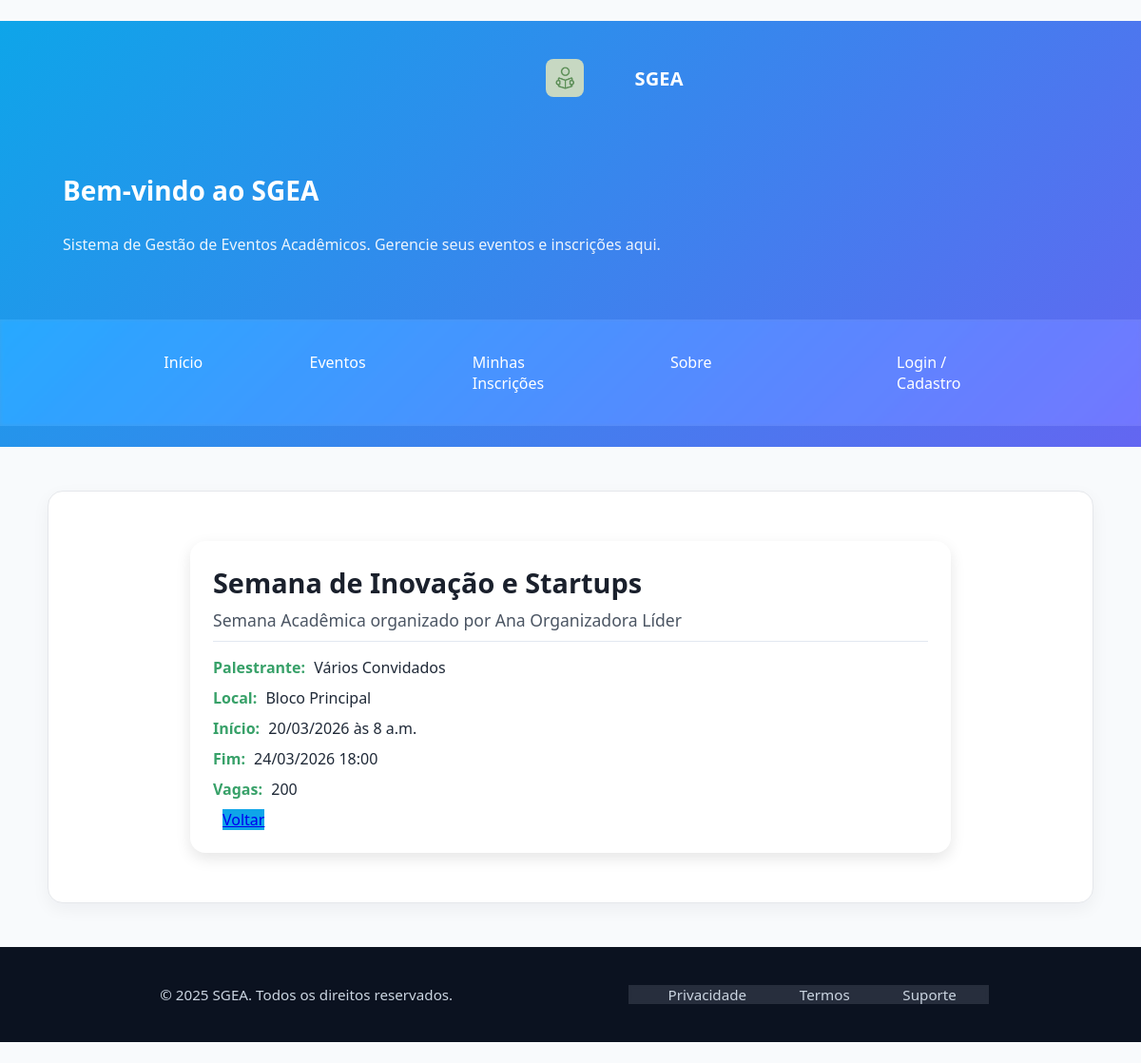
The page /eventos/4 on the database its author committed.
### aulaweb/models.py (models this page shows, shortened)
class Evento(models.Model):
    tipo_evento = models.CharField(max_length=20, choices=TIPOS_EVENTO)
    nome = models.CharField(max_length=200, db_column='nome')
    data_inicial = models.DateTimeField()
    data_final = models.DateTimeField()
    horario = models.TimeField()
    local = models.CharField(max_length=100)
    palestrante_nome = models.CharField(max_length=150, blank=True, null=True, help_text='Nome do Palestrante ou Convidado')
    quantidade_participantes = models.PositiveIntegerField(
        help_text='Limite de inscrições para o evento'
    )
    organizador_responsavel = models.ForeignKey(
        Usuario,
        on_delete=models.SET_NULL,
        related_name='eventos_organizados',
        null=True
    )
    data_criacao = models.DateTimeField(auto_now_add=True)
    data_atualizacao = models.DateTimeField(auto_now=True)
    class Meta:
        db_table = "evento"
        ordering = ["data_inicial", "horario"]
        verbose_name = "Evento"
        verbose_name_plural = "Eventos"

class Usuario(models.Model):
    nome = models.CharField(max_length=150, db_column='nome')
    telefone = models.CharField(max_length=15, blank=True, null=True)
    instituicao_ensino = models.CharField(
        max_length=100,
        blank=True,
        null=True,
        help_text='Obrigatório para alunos e professores'
    )
    perfil = models.CharField(max_length=15, choices=PERFIS_USUARIO)
    data_criacao = models.DateTimeField(auto_now_add=True)
    data_atualizacao = models.DateTimeField(auto_now=True)
    class Meta:
        db_table = "usuario"
        ordering = ["nome"]
        verbose_name = "Usuário"
        verbose_name_plural = "Usuários"

### aulaweb/views.py (the view)
# urls.py: path('eventos/<int:id>', views.detalhar_evento, name='detalhar_evento'),
def detalhar_evento(request, id):
    evento = get_object_or_404(Evento, pk=id)
    inscricoes = Inscricao.objects.filter(evento=evento)
    return render(request, 'aulaweb/evento/detail_evento.html',
                  {'evento': evento, 'inscricoes': inscricoes})

### aulaweb/templates/aulaweb/evento/detail_evento.html (shortened to what this page needs)
{% extends "aulaweb/base.html" %}
{% block conteudo %}
<div class="container">
    <div class="evento-titulo">{{ evento.nome }}</div>
    <div class="evento-data-local">
        {{ evento.get_tipo_evento_display }} organizado por {{ evento.organizador_responsavel.nome }}
    </div>
    {% if evento.palestrante_nome %}
    <div class="info-item">
        <span class="info-label">Palestrante:</span> {{ evento.palestrante_nome }}
    </div>
    {% endif %}
    <div class="info-item">
        <span class="info-label">Local:</span> {{ evento.local }}
    </div>
    <div class="info-item">
        <span class="info-label">Início:</span> {{ evento.data_inicial|date:"d/m/Y" }} às {{ evento.horario }}
    </div>
    <div class="info-item">
        <span class="info-label">Fim:</span> {{ evento.data_final|date:"d/m/Y H:i" }}
    </div>
    <div class="info-item">
        <span class="info-label">Vagas:</span> {{ evento.quantidade_participantes }}
    </div>
    <a href="javascript:history.back()" class="btn-voltar" style="margin-left: 10px; background-color: #0ea5e9;">Voltar</a>
</div>
{% endblock %}

### aulaweb/static/css/style.css (style rules this page uses)
*, *::before, *::after { box-sizing: border-box; }
html, body { margin: 0; padding: 0; }
body { font-family: system-ui, -apple-system, Segoe UI, Roboto, Arial, sans-serif; color: #1f2937; background: #f8fafc; min-height: 100vh; display: flex; flex-direction: column; }
.evento-titulo { font-size: 1.2rem; font-weight: bold; color: #1f2937; margin-bottom: 8px; }

### aulaweb/templates/aulaweb/evento/detail_evento.html (style rules this page uses)
.container { background: white; padding: 24px; border-radius: 16px; box-shadow: 0 6px 16px rgba(0,0,0,0.1); max-width: 800px; width: 100%; text-align: left; margin: 30px auto; }
.evento-titulo { font-size: 1.8rem; font-weight: bold; color: #1a202c; margin-bottom: 8px; }
.evento-data-local { font-size: 1.1rem; color: #4b5563; margin-bottom: 16px; border-bottom: 1px solid #e2e8f0; padding-bottom: 10px; }
.info-item { margin-bottom: 10px; font-size: 1rem; }
.info-label { font-weight: 600; color: #38a169; margin-right: 5px; }

### rows shown on the page
Evento: nome "Semana de Inovação e Startups", tipo_evento "Semana Acadêmica", organizador_responsavel.nome "Ana Organizadora Líder", palestrante_nome "Vários Convidados", local "Bloco Principal", data_inicial "20/03/2026", horario "8 a.m.", data_final "24/03/2026 18:00", quantidade_participantes "200"
